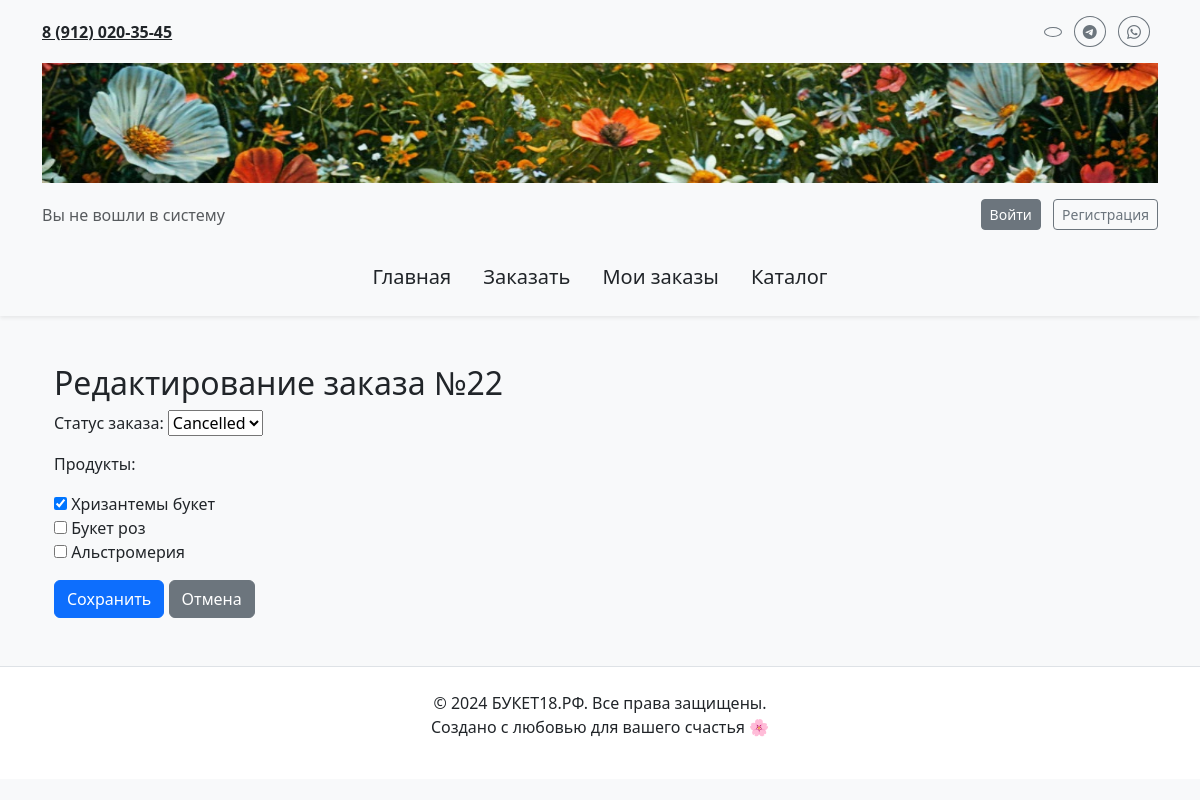
The page /edit_order/22/ on the database as committed earlier.
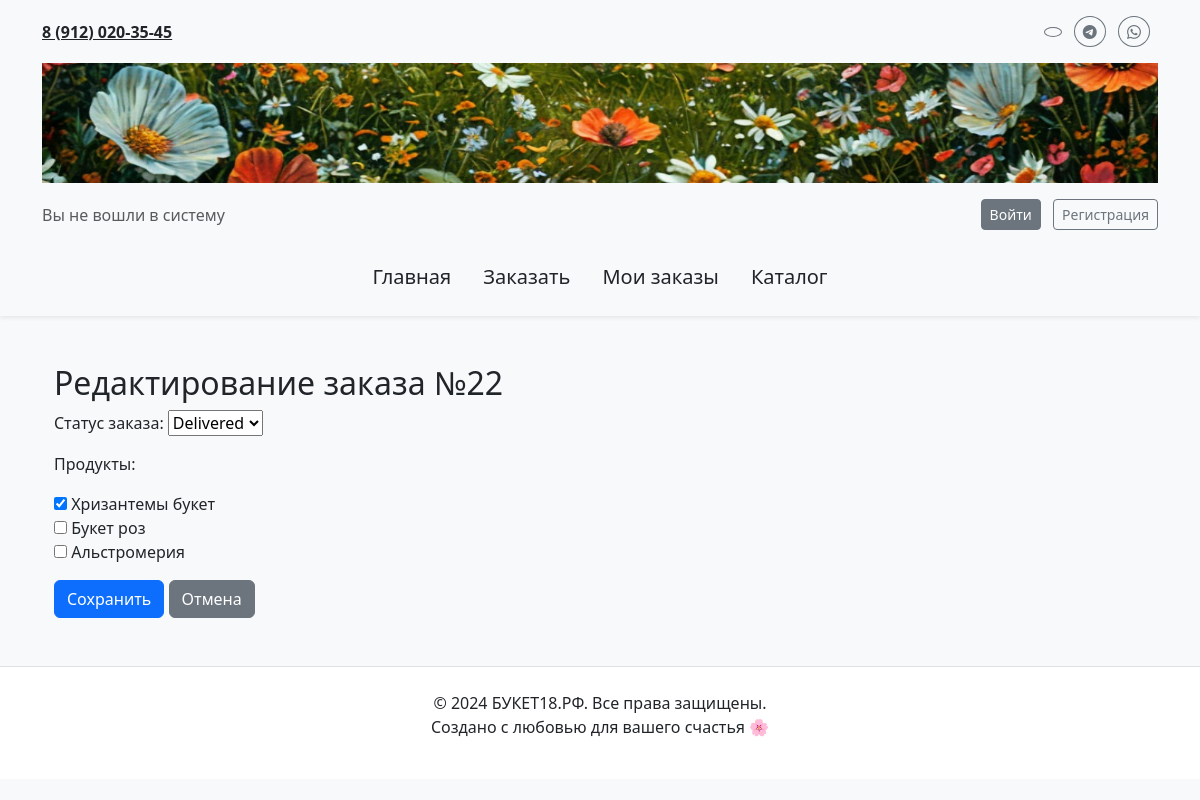
The same page on the database as committed later.
### main/models.py (models this page shows, shortened)
class Order(models.Model):
    STATUS_CHOICES = [
        ('PENDING', 'Pending'),
        ('SHIPPED', 'Shipped'),
        ('DELIVERED', 'Delivered'),
        ('CANCELLED', 'Cancelled'),
    ]
    user = models.ForeignKey(
        settings.AUTH_USER_MODEL, on_delete=models.CASCADE, related_name='orders', blank=True, null=True
    )
    customer = models.ForeignKey(
        Customer, on_delete=models.CASCADE, related_name='orders', blank=True, null=True
    )
    products = models.ManyToManyField(Product, related_name='orders')
    status = models.CharField(max_length=20, choices=STATUS_CHOICES, default='PENDING')
    delivery_address = models.CharField(max_length=255, blank=True, null=True)
    created_at = models.DateTimeField(auto_now_add=True)
    class Meta:
        verbose_name = "Заказ"
        verbose_name_plural = "Заказы"

### main/views.py (the view)
# urls.py: path('edit_order/<int:order_id>/', views.edit_order, name='edit_order'),
def edit_order(request, order_id):
    order = get_object_or_404(Order, pk=order_id)
    if request.method == 'POST':
        form = OrderForm(request.POST, instance=order)
        if form.is_valid():
            form.save()
            return redirect('order_list')
    else:
        form = OrderForm(instance=order)
    return render(request, 'main/edit_order.html', {'form': form, 'order': order})

### main/forms.py
class OrderForm(forms.ModelForm):
    class Meta:
        model = Order
        fields = ['status', 'products']
        widgets = {
            'products': forms.CheckboxSelectMultiple(),
        }
        labels = {
            'products': 'Продукты',
            'status': 'Статус заказа',
        }
    def __init__(self, *args, **kwargs):
        super().__init__(*args, **kwargs)
        if not self.instance.pk:  # Если создаем новый заказ
            self.fields['status'].initial = 'PENDING'  # Исправляем регистр

### main/models.py (called while the page is built)
    def __str__(self):
        return self.name

### main/templates/main/edit_order.html (shortened to what this page needs)
{% extends 'main/layoute.html' %}
{% block content %}
<div class="container my-5">
    <h2>Редактирование заказа №{{ order.id }}</h2>
    <form method="post">
        {{ form.as_p }}
        <button type="submit" class="btn btn-primary">Сохранить</button>
        <a href="{% url 'order_list' %}" class="btn btn-secondary">Отмена</a>
    </form>
</div>
{% endblock %}

Rows that differ between the two databases and show on the page:
changed Order id 22: status "Cancelled" → "Delivered"
